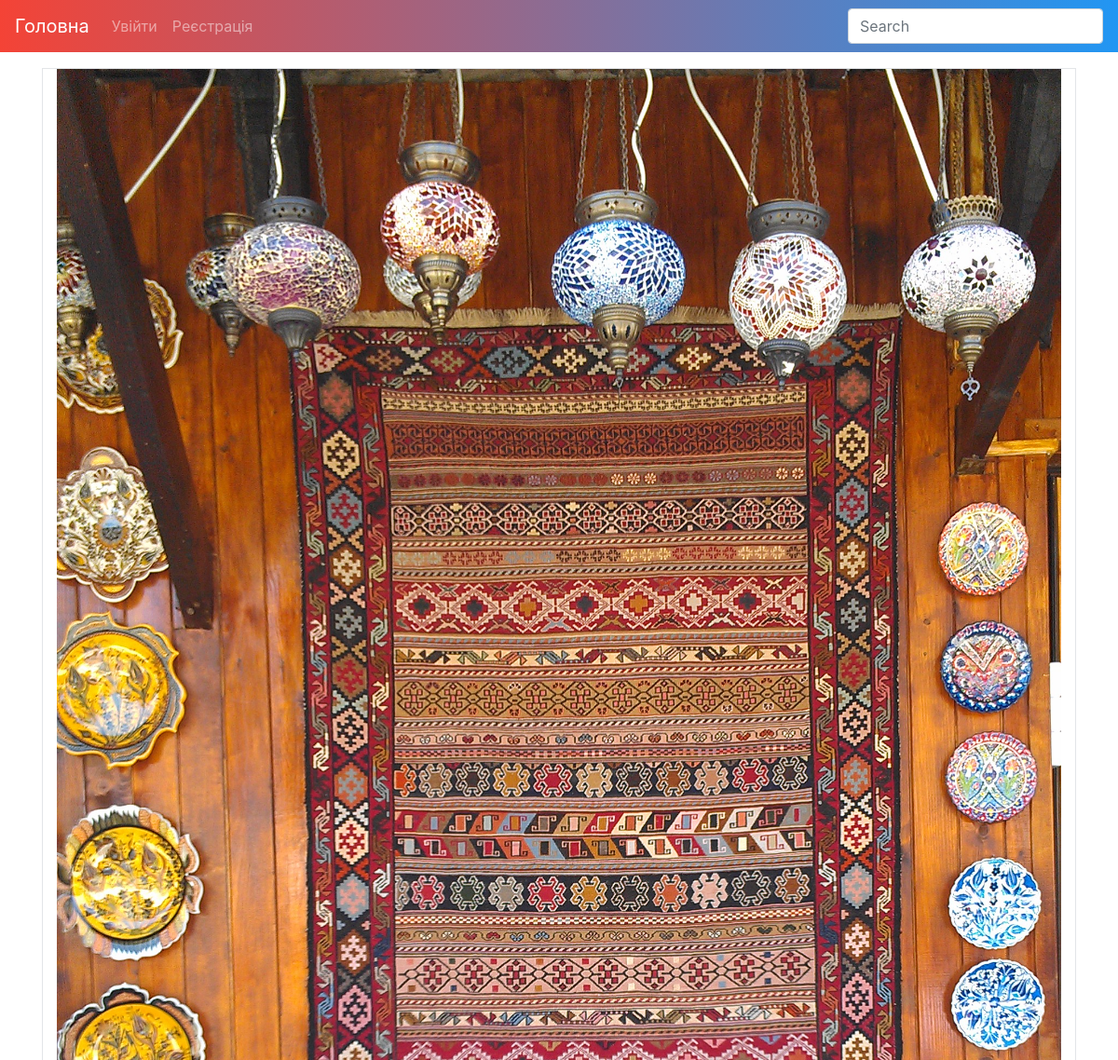
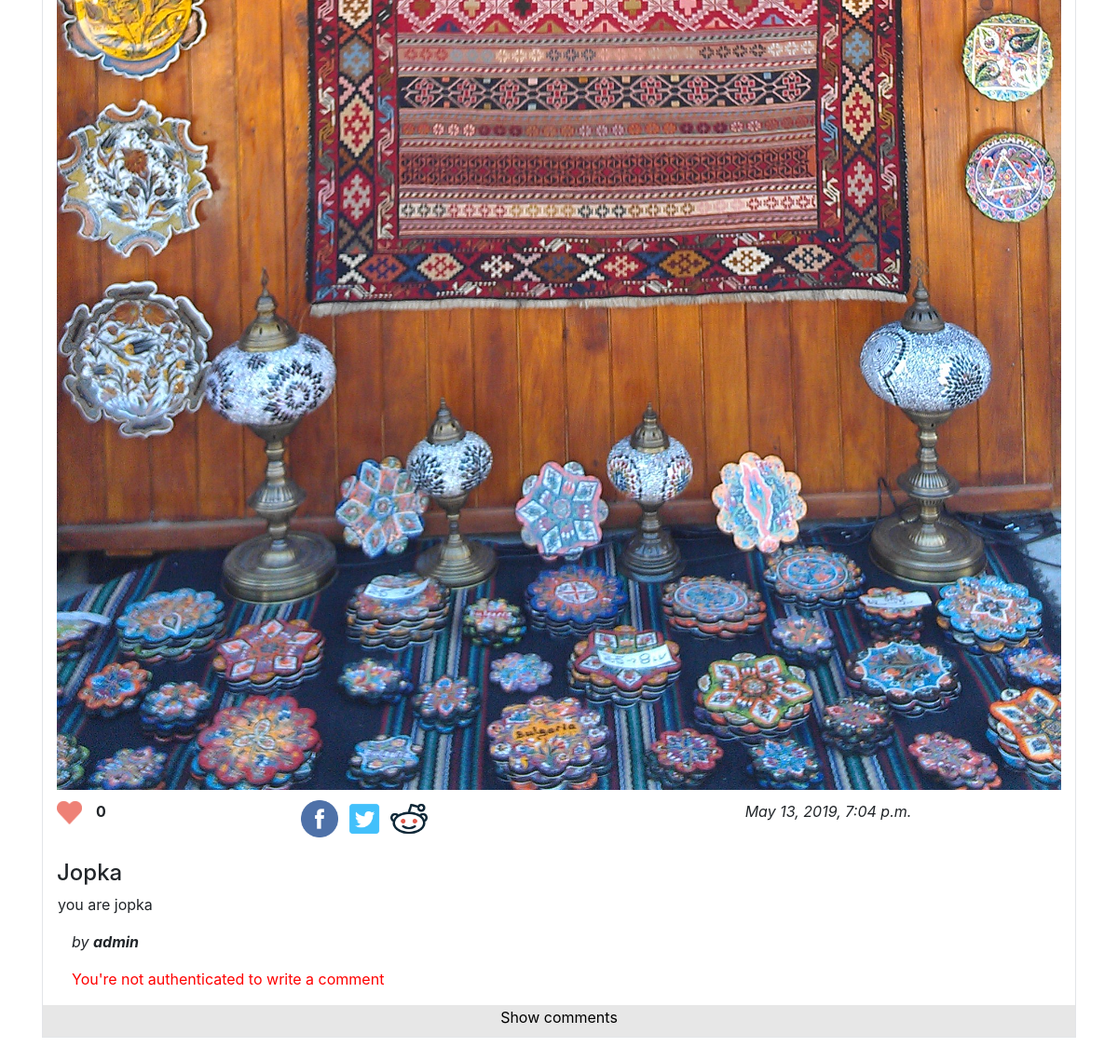
Screenshot of /post/7/ with the database file from the repository (2 pictures, top to bottom).
### blog/models.py (models this page shows, shortened)
class Post(models.Model):
    STATUS_CHOISES = (
        ('Published', 'Published'),
        ('Draft', 'Draft'),
    )
    title = models.CharField(max_length=30)
    body = models.TextField()
    created = models.DateTimeField(auto_now_add=True)
    updated = models.DateTimeField(auto_now=True)
    likes= models.ManyToManyField(settings.AUTH_USER_MODEL, blank=True, related_name='post_likes')
    slug = models.SlugField(max_length=250, unique=True)
    thumb = models.ImageField(upload_to='post_image', blank=True, default='default.png')
    user = models.ForeignKey(User, on_delete=models.CASCADE, default=1)
    def get_like_url(self):
        return reverse("blog:like-toggle", kwargs={"slug": self.slug})

### blog/views.py (the view)
# urls.py: url(r'^post/(?P<post_pk>\d+)/$', post_detail, name='post_detail'),
def post_detail(request, post_pk):
    template = 'post_detail.html'
    post = get_object_or_404(Post, pk=post_pk)
    rand_post = Post.objects.order_by('?')
    comments = Comment.objects.filter(post=post)
    if request.method == 'POST':
        comment_form = CommentForm(request.POST or None)
        if comment_form.is_valid():
            content = request.POST.get('content')
            comment = Comment.objects.create(post=post, user=request.user, content=content)
            comment.save()
            return redirect(request.META['HTTP_REFERER'])
    else:
        comment_form = CommentForm()
    context = {
        'post': post,
        'rand_post': rand_post[:5],
        'comments': comments,
        'comment_form': comment_form,
    }
    return render(request, template, context)

### blog/forms.py
class CommentForm(forms.ModelForm):
    class Meta:
        model = Comment
        fields = ('content',)
        widgets = {
            'content': forms.Textarea(attrs={'class': 'form-control', 'style': 'resize:none; height: 5em;'})
        }

### templates/post_detail.html (shortened to what this page needs)
{% extends 'base.html' %}
{% load staticfiles %}
{% block body %}
</head>
<body>
	<div class="container">
		<div class="col-lg-12 col-md-12 col-sm-12 col-xs-12 post">
			<img src="{{ post.thumb.url }}" class="post_img"/>
			<div class="row" style="padding-top: 1%;">
                <div class="col-lg-3 col-md-3 col-sm-12 col-xs-12"><a  href="{{ post.get_like_url }}"><img src="{% static 'images/heart.png'%}" class="like"></a> <label id="likeamount"><b>{{ post.likes.count }}</b></label></div>
                <div class="col-lg-5 col-md-5 col-sm-12 col-xs-12">
                    <div class="row">
                    {% load social_share %}
                    <div class="facebook-this">
                        <a href="{{ facebook_url }}" target="_blank"><img class="shareico" src="{% static 'images/facebook_ico.png' %}"></a>
                    </div>
                    <div class="tweet-this">
                        <a href="{{ tweet_url }}" class="meta-act-link meta-tweet" target="_blank"><img class="shareico" src="{% static 'images/twitter_ico.png' %}"></a>
                    </div>
                   <div class="reddit-this">
                        <a href="{{ reddit_url }}" target="_blank"><img class="shareico" src="{% static 'images/reddit-ico.png' %}"></a>
                    </div>
                    </div>
                </div>
                <div class="col-lg-4 col-md-4 col-sm-12 col-xs-12"><label id="date">{{ post.created }}</label></div>
			</div><br>
            <h4>{{ post.title }}</h4>
			<div class="row">
				<p style="white-space: pre-line">{{ post.body }}</p><br>
			</div>
			<div class="row">
                <div class="col-8"><p style="font-style: italic;">by <b>{{ post.user }}</b></p></div>
            </div>
				 <form method="post">
                    {% if request.user.is_authenticated %}
                        {{ comment_form.as_p }}
                        <div id="send_btn"><input  type="submit" value="Submit" class="btn btn-outline-success"></div>
                    {% else %}
                        <p style="color:red"> You're not authenticated to write a comment<p>
                    {% endif %}
                </form>
            {% if comments %}
			<div class="row"><button onclick="show()"><label id="show_comments">Show comments</label></button></div>
		</div>
            {% endif %}
	</div>
{% endblock %}>

### templates/base.html (style rules this page uses)
html { overflow-x: hidden; }

### templates/post_detail.html (style rules this page uses)
.post_img { height: auto; width: 100%; }
.like { height: 25px; width: auto; opacity: 0.7; }
.shareico { height: 40px; width: auto; margin-right: 0.5em; }
#likeamount { margin-left: 10px; }
#date { font-style: italic; right: 0; left: 100%; }
.post { border: #e3e5e8 1px solid; }
p { padding-left: 1em; padding-right: 1em; }
button { width: 100%; background-color: #e7e7e7; color: black; border: none; }
.container { padding-top: 2%; padding-bottom: 2%; }

### rows the page displays
Post: thumb (picture), likes.count "0", created "May 13, 2019, 7:04 p.m.", title "Jopka", body "you are jopka", user "admin"
